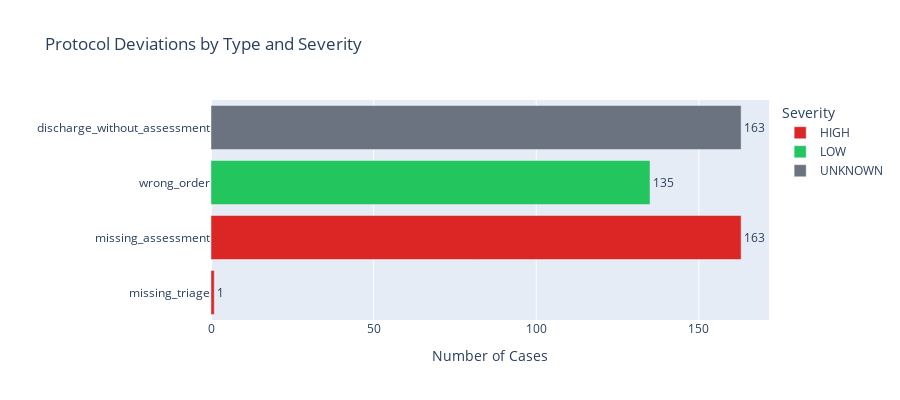

Notebook code for this chart:
### Markdown cell above
## Cell 10: Visualize Deviation Types

### Code cell
# Create deviation type visualization
if len(deviation_breakdown) > 0:
    # Color by severity
    color_map = {'HIGH': '#DC2626', 'MEDIUM': '#F97316', 'LOW': '#22C55E', 'UNKNOWN': '#6B7280'}
    deviation_breakdown['Color'] = deviation_breakdown['Severity'].map(color_map)
    
    fig_dev = px.bar(
        deviation_breakdown.sort_values('Count'),
        x='Count',
        y='Deviation Type',
        orientation='h',
        color='Severity',
        color_discrete_map=color_map,
        title='Protocol Deviations by Type and Severity',
        text='Count'
    )
    
    fig_dev.update_traces(textposition='outside')
    fig_dev.update_layout(
        height=400,
        xaxis_title='Number of Cases',
        yaxis_title=''
    )
    
    fig_dev.show()
else:
    print("No deviations found - all cases conform to protocol!")

### Figure 1 — Plotly figure (JSON) as saved in the notebook; plotly's stock layout.template omitted (floating-point values rounded to 4 significant figures)
{"data": [{"hovertemplate": "Severity=HIGH<br>Count=%{text}<br>Deviation Type=%{y}<extra></extra>", "legendgroup": "HIGH", "marker": {"color": "#DC2626", "pattern": {"shape": ""}}, "name": "HIGH", "orientation": "h", "showlegend": true, "text": [1.0, 163.0], "textposition": "outside", "type": "bar", "x": [1, 163], "xaxis": "x", "y": ["missing_triage", "missing_assessment"], "yaxis": "y"}, {"hovertemplate": "Severity=LOW<br>Count=%{text}<br>Deviation Type=%{y}<extra></extra>", "legendgroup": "LOW", "marker": {"color": "#22C55E", "pattern": {"shape": ""}}, "name": "LOW", "orientation": "h", "showlegend": true, "text": [135.0], "textposition": "outside", "type": "bar", "x": [135], "xaxis": "x", "y": ["wrong_order"], "yaxis": "y"}, {"hovertemplate": "Severity=UNKNOWN<br>Count=%{text}<br>Deviation Type=%{y}<extra></extra>", "legendgroup": "UNKNOWN", "marker": {"color": "#6B7280", "pattern": {"shape": ""}}, "name": "UNKNOWN", "orientation": "h", "showlegend": true, "text": [163.0], "textposition": "outside", "type": "bar", "x": [163], "xaxis": "x", "y": ["discharge_without_assessment"], "yaxis": "y"}], "layout": {"barmode": "relative", "height": 400, "legend": {"title": {"text": "Severity"}, "tracegroupgap": 0}, "title": {"text": "Protocol Deviations by Type and Severity"}, "xaxis": {"anchor": "y", "domain": [0, 1], "title": {"text": "Number of Cases"}}, "yaxis": {"anchor": "x", "domain": [0, 1], "title": {"text": ""}}}}
